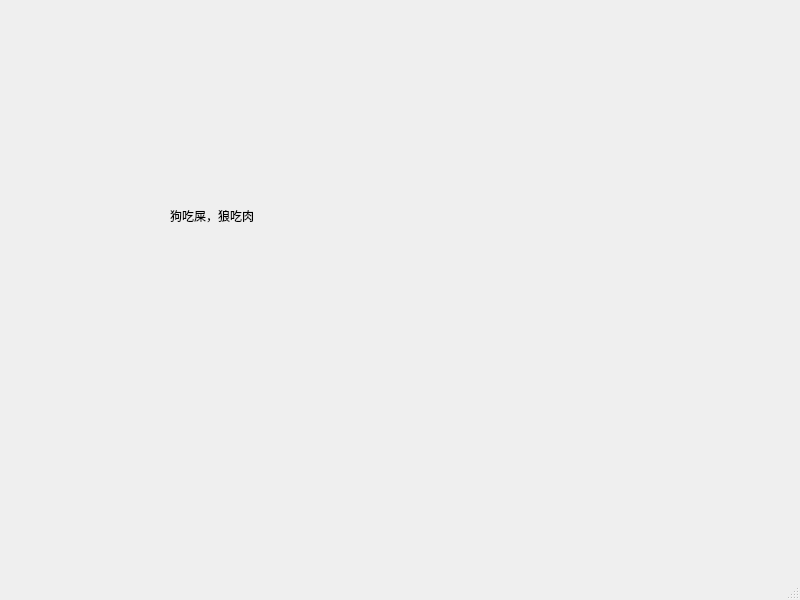
<?xml version="1.0" encoding="UTF-8"?>
<ui version="4.0">
 <class>MainWindow</class>
 <widget class="QMainWindow" name="MainWindow">
  <property name="geometry">
   <rect>
    <x>0</x>
    <y>0</y>
    <width>800</width>
    <height>600</height>
   </rect>
  </property>
  <property name="windowTitle">
   <string>MainWindow</string>
  </property>
  <widget class="QWidget" name="centralwidget">
   <widget class="QLabel" name="label">
    <property name="geometry">
     <rect>
      <x>170</x>
      <y>200</y>
      <width>151</width>
      <height>31</height>
     </rect>
    </property>
    <property name="text">
     <string>狗吃屎，狼吃肉</string>
    </property>
   </widget>
  </widget>
  <widget class="QMenuBar" name="menubar">
   <property name="geometry">
    <rect>
     <x>0</x>
     <y>0</y>
     <width>800</width>
     <height>23</height>
    </rect>
   </property>
  </widget>
  <widget class="QStatusBar" name="statusbar"/>
 </widget>
 <resources/>
 <connections/>
</ui>
